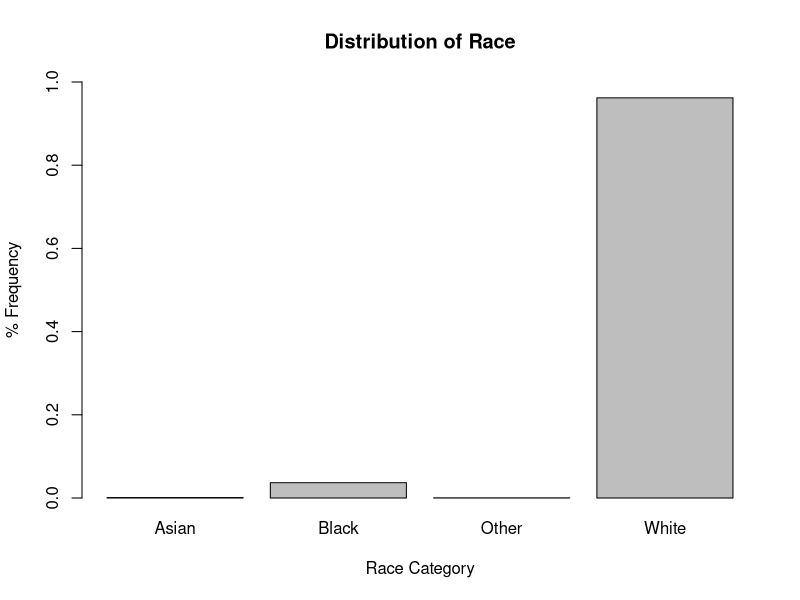
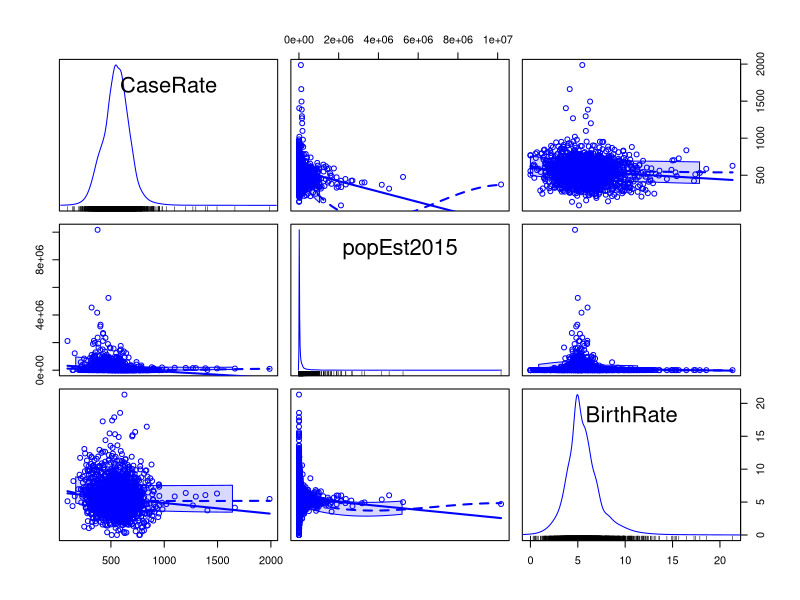
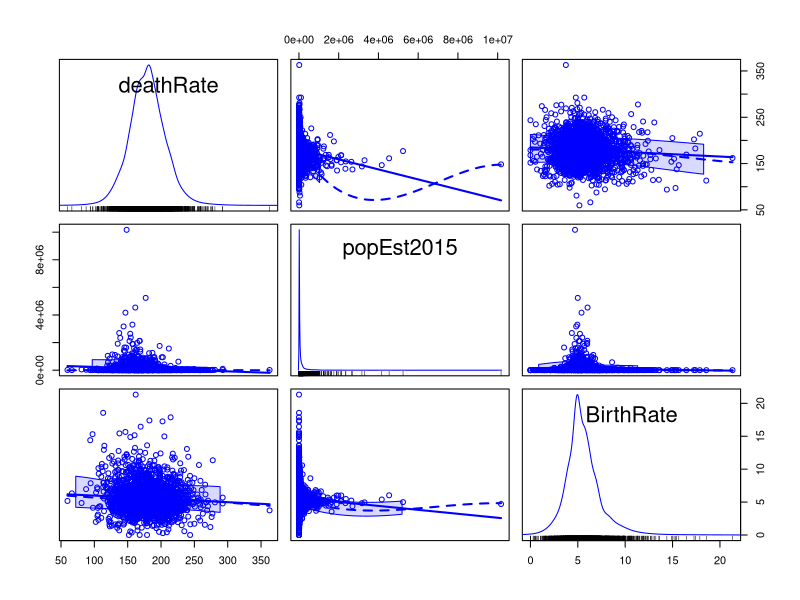
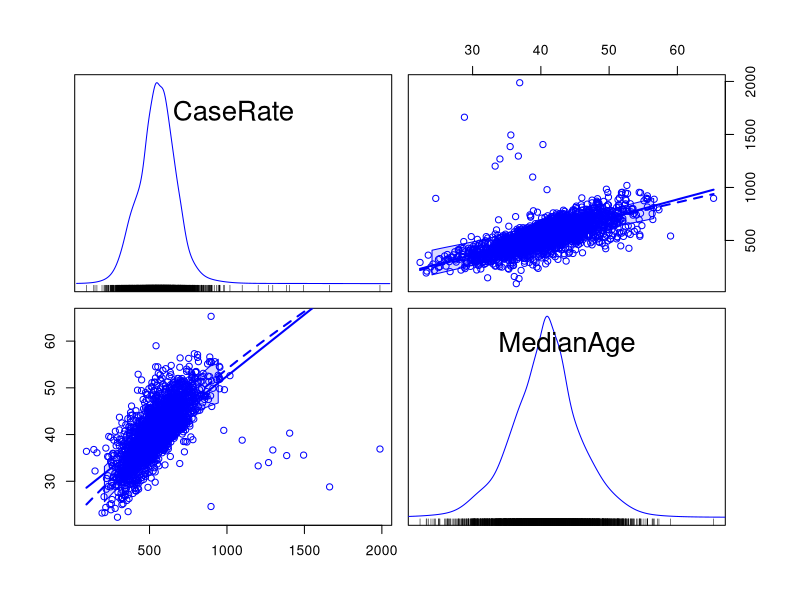
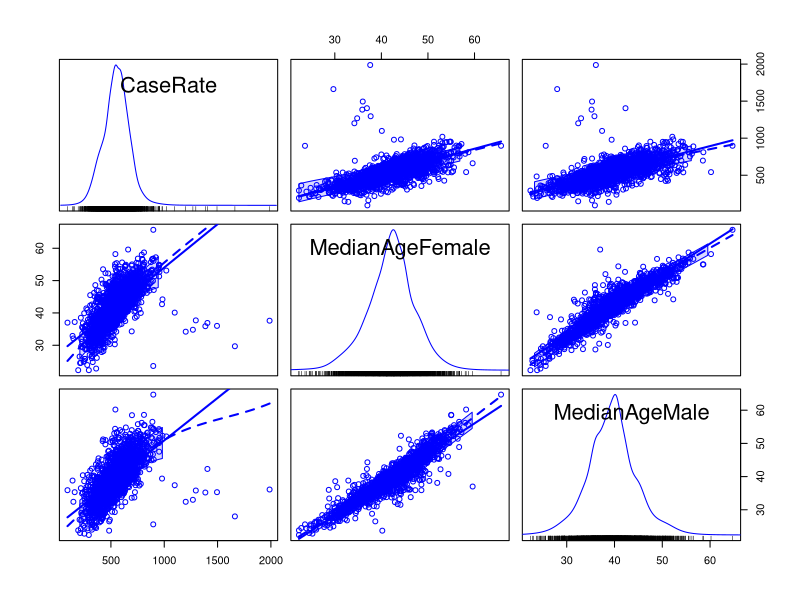
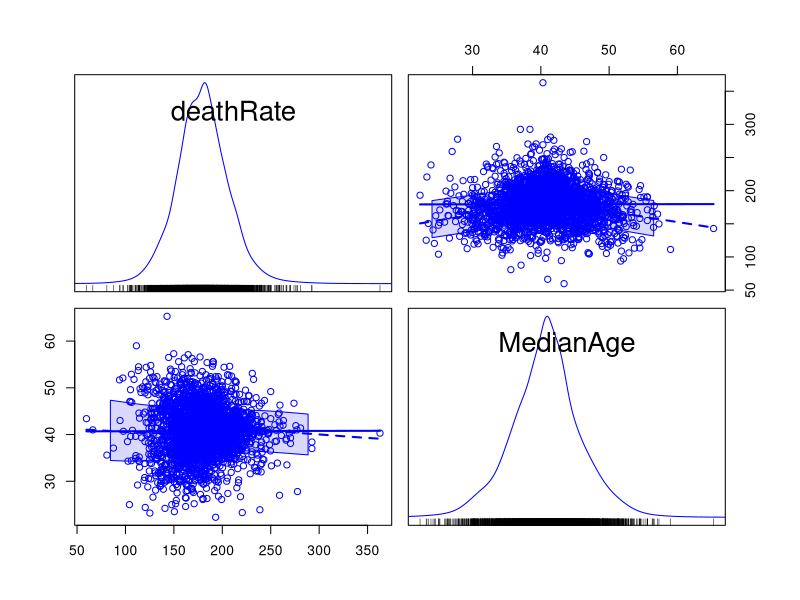
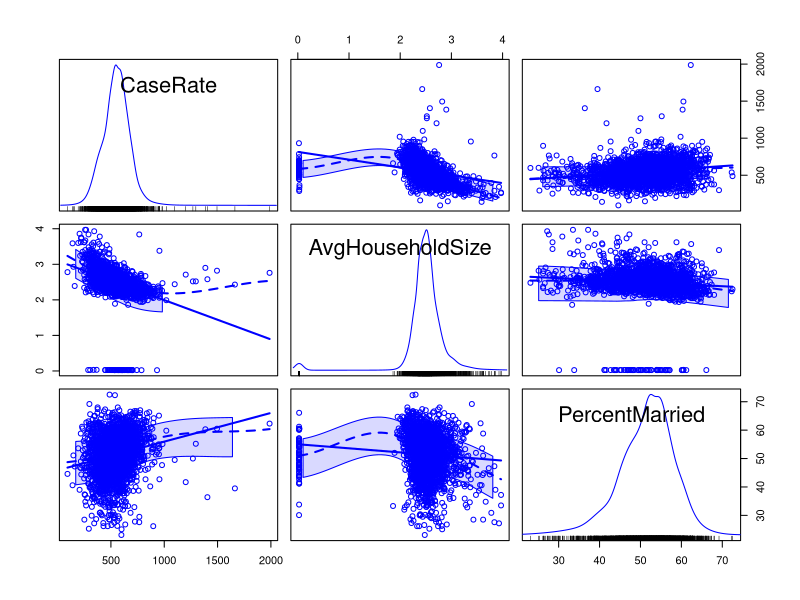
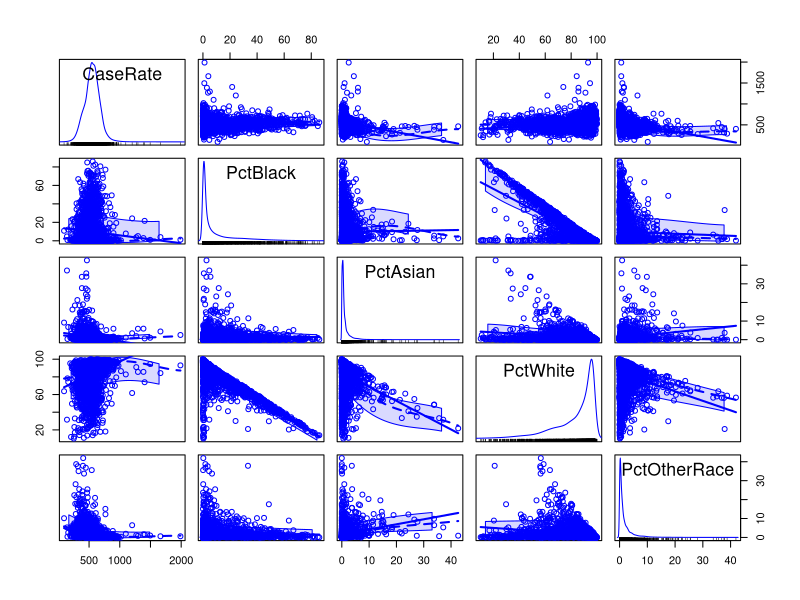

Here is the R script that generated these plots, in order:
# Set work directory for local system
setwd("C:\\Users\\stack\\Dropbox\\Berkeley\\Spring_2018\\Lab 1\\Cancer_EDA")

# Import car
library(car)

# Import Data 
df = read.csv("cancer.csv")

summary(df)

# Derive outcome CaseRate from abgAnnCount to normalize for population

df["CaseRate"] = (df$avgAnnCount/df$popEst2015) * 100000

df["RaceCat"] = apply(df[,c("PctBlack", "PctAsian", "PctWhite", "PctOtherRace")], 1, function(x) {
    check = max(x)
    if (check == x[1]) {
      return <- "Black"
    } else if (check == x[2]) {
        return <- "Asian"
    } else if (check == x[3]) {
      return <-"White"
    } else {
      return <-"Other"
    }
})

barplot(prop.table(table(df$RaceCat)), ylim=c(0,1),
        ylab="% Frequency", xlab="Race Category",
        main="Distribution of Race")

?barplot
# Create groupings of columns I want to look at
outcome = c("Geography", "CaseRate", "deathRate")

pop = c("popEst2015", "BirthRate")

age = c("MedianAge", "MedianAgeFemale", "MedianAgeMale")

household = c("AvgHouseholdSize", "PercentMarried")

race = c("PctBlack", "PctAsian", "PctWhite", "PctOtherRace")

###########################
# Population vs. outcomes #
###########################
df_pop = df[df$CaseRate <= 2000,c(outcome,pop)]

summary(df_pop)

# Case Rate
scatterplotMatrix(data=df_pop, ~CaseRate + popEst2015 + BirthRate,
                  diagonal="histogram")

cor(df_pop[, c("CaseRate", "popEst2015", "BirthRate")])

### Note - Don't see anything of interest here

# Death Rate - NEED TO ADJUST SOMEHOW
scatterplotMatrix(data=df_pop, ~deathRate + popEst2015 + BirthRate,
                  diagonal="histogram")
cor(df_pop[, c("deathRate", "popEst2015", "BirthRate")])


####################
# Age vs. outcomes #
####################

df_age = df[df$CaseRate <= 2000,c(outcome,age)]
df_age2 = df[df$CaseRate > 2000,c(outcome,age)]

summary(df_age)

# Excluding clear outliers because median age > 100 is implausible
# Because of this, looking at MedianAge separately from individual sexes
scatterplotMatrix(data=df_age[df_age$MedianAge < 100, ], ~CaseRate + MedianAge,
                  diagonal="histogram")

cor(df_age[df_age$MedianAge < 100, c("CaseRate", "MedianAge")])

scatterplotMatrix(data=df_age, ~CaseRate + MedianAgeFemale + MedianAgeMale,
                  diagonal="histogram")

cor(df_age[, c("CaseRate", "MedianAgeFemale", "MedianAgeMale")])

# Death rate
scatterplotMatrix(data=df_age[df_age$MedianAge < 100, ], ~deathRate + MedianAge,
                  diagonal="histogram")

cor(df_age[df_age$MedianAge < 100, c("deathRate", "MedianAge")])

cor(df_age[, c("deathRate", "MedianAgeFemale", "MedianAgeMale")])

# When we restrict the same to case rates < .02 (Poor way of balancing for outliers)
# there's a strong correlation between age and case rates, which is to be expected 
# because the incidence rate of cancer naturally grows as people get older.
# 
# Interestingly, the death rate doesn't have a strong correlation with 
# Median ages.
#
# The characteristics of the case rates > .02 should be examined further

###########################
# Households vs. outcomes #
###########################

df_house = df[df$CaseRate <= 2000,c(outcome, household)]

summary(df_house)

scatterplotMatrix(data=df_house, ~CaseRate + AvgHouseholdSize + PercentMarried,
                  diagonal="histogram")

cor(df_house[, c("CaseRate", "AvgHouseholdSize", "PercentMarried")])

# Aversage household size has a slight negative relationship with the CaseRate, while
# PercentMarried has a slight postiive relationship, which is a bit interesting.

#####################
# Race vs. outcomes #
#####################

df_race = df[df$CaseRate <= 2000,c(outcome, race)]


summary(df_race)

scatterplotMatrix(data=df_race, ~CaseRate + PctBlack + PctAsian + PctWhite + PctOtherRace,
                  diagonal="histogram")

cor(df_race[, c("CaseRate", "PctBlack", "PctAsian", "PctWhite", "PctOtherRace")])

scatterplotMatrix(data=df_race, ~deathRate + PctBlack + PctAsian + PctWhite + PctOtherRace,
                  diagonal="histogram")

cor(df_race[, c("deathRate", "PctBlack", "PctAsian", "PctWhite", "PctOtherRace")])

# Make a function to bin the % Races to groups of 25% and boxplot
bplot_race <- function(race, dep, racec, rate) {
  race_bin = cut(race, breaks = c(0, 25, 50, 75, 100), label = 
                 c("LOW", "LOW-MID", "MID-HIGH", "HIGH"))
  
  boxplot(dep ~ race_bin, data=df_race, 
          main = paste("Percent ", racec, " Split by 25%"),
          ylab=paste(rate, " Rate"))
}

# Black
bplot_race(df_race$PctBlack,df_race$CaseRate, "Black", "Case")
bplot_race(df_race$PctBlack,df_race$deathRate, "Black", "Death")

# Asian
bplot_race(df_race$PctAsian,df_race$CaseRate,"Asian", "Case")
bplot_race(df_race$PctAsian,df_race$deathRate, "Asian", "Death")

# White
bplot_race(df_race$PctWhite,df_race$CaseRate, "White", "Case")
bplot_race(df_race$PctWhite,df_race$deathRate, "White", "Death")

# Other
bplot_race(df_race$PctOtherRace,df_race$CaseRate, "Other Race", "Case")
bplot_race(df_race$PctOtherRace,df_race$deathRate, "Other Race", "Death")

# PctBlack in a commuity doesn't seem to have a significant relationship,
# while PctAsian seems to have a negative relationship. PctWhite is the only race
# with a positive relationship, and PctOtherRace has the most significant negative
# relationship
#
# Asian and Black have higher standard deviations than Asian or PctOtherRace

summary(df$RaceCat)
cat("Mean Death Rate in Black communities: ", mean(df[df$RaceCat == "Black", ]$deathRate))
cat("Mean Death Rate in White communities: ", mean(df[df$RaceCat == "White", ]$deathRate))
cat("Mean Death Rate in Asian communities: ", mean(df[df$RaceCat == "Asian", ]$deathRate))
cat("Mean Death Rate in communities other race: ", mean(df[df$RaceCat == "Other", ]$deathRate))

cat("Mean Incidence Rate in Black communities: ", 
    mean(df[df$RaceCat == "Black" & df$CaseRate < 2000, ]$CaseRate))
cat("Mean Incidence Rate in White communities: ", 
    mean(df[df$RaceCat == "White" & df$CaseRate < 2000, ]$deathRate))
cat("Mean Incidence Rate in Asian communities: ", 
    mean(df[df$RaceCat == "Asian" & df$CaseRate < 2000, ]$deathRate))
cat("Mean Incidence Rate in communities other race: ", 
    mean(df[df$RaceCat == "Other" & df$CaseRate < 2000, ]$deathRate))

test <- function(race) {
  x <- df[df$CaseRate <= 2000 & df$RaceCat == race, ]
  
  cat("Correlation between Death Rate and Incidence Rate for ", race, " Communities",
      cor(x$CaseRate, x$deathRate))
}

test("Black")
test("Asian")
test("White")
test("Other")